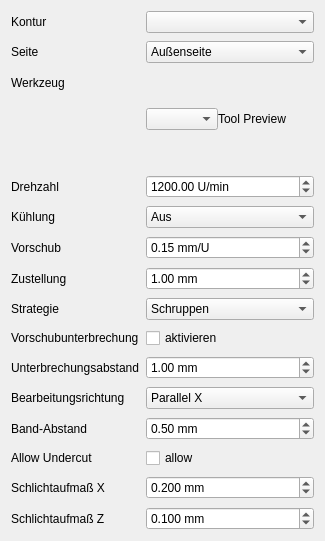
<?xml version='1.0' encoding='UTF-8'?>
<ui version="4.0">
 <class>tabParting</class>
 <widget class="QWidget" name="tabParting">
  <attribute name="title">
   <string>Abspanen</string>
  </attribute>
  <layout class="QFormLayout" name="formLayoutParting">
   <property name="verticalSpacing">
    <number>8</number>
   </property>
   <item row="1" column="0">
    <widget class="QLabel" name="label_parting_contour">
     <property name="text">
      <string>Kontur</string>
     </property>
    </widget>
   </item>
   <item row="1" column="1">
    <widget class="QComboBox" name="parting_contour">
     <property name="editable">
      <bool>false</bool>
     </property>
     <property name="insertPolicy">
      <enum>QComboBox::NoInsert</enum>
     </property>
    </widget>
   </item>
   <item row="2" column="0">
    <widget class="QLabel" name="label_parting_side">
     <property name="text">
      <string>Seite</string>
     </property>
    </widget>
   </item>
   <item row="2" column="1">
    <widget class="QComboBox" name="parting_side">
     <item>
      <property name="text">
       <string>Außenseite</string>
      </property>
     </item>
     <item>
      <property name="text">
       <string>Innenseite</string>
      </property>
     </item>
    </widget>
   </item>
   <item row="3" column="0">
    <widget class="QLabel" name="label_parting_tool">
     <property name="text">
      <string>Werkzeug</string>
     </property>
    </widget>
   </item>
   <item row="3" column="1">
    <layout class="QHBoxLayout" name="layout_parting_tool_row">
     <item>
      <widget class="QComboBox" name="parting_tool">
                   </widget>
     </item>
     <item>
      <widget class="QLabel" name="parting_tool_img">
       <property name="minimumSize">
        <size>
         <width>96</width>
         <height>96</height>
        </size>
       </property>
       <property name="text">
        <string>Tool Preview</string>
       </property>
      </widget>
     </item>
    </layout>
   </item>
   <item row="4" column="0">
    <widget class="QLabel" name="label_parting_spindle">
     <property name="text">
      <string>Drehzahl</string>
     </property>
    </widget>
   </item>
   <item row="4" column="1">
    <widget class="QDoubleSpinBox" name="parting_spindle">
     <property name="suffix">
      <string> U/min</string>
     </property>
     <property name="maximum">
      <double>30000.000000000000000</double>
     </property>
     <property name="value">
      <double>1200.000000000000000</double>
     </property>
    </widget>
   </item>
   <item row="5" column="0">
    <widget class="QLabel" name="label_parting_coolant">
     <property name="text">
      <string>Kühlung</string>
     </property>
    </widget>
   </item>
   <item row="5" column="1">
    <widget class="QComboBox" name="parting_coolant">
     <item>
      <property name="text">
       <string>Aus</string>
      </property>
     </item>
     <item>
      <property name="text">
       <string>Ein</string>
      </property>
     </item>
    </widget>
   </item>
   <item row="6" column="0">
    <widget class="QLabel" name="label_parting_feed">
     <property name="text">
      <string>Vorschub</string>
     </property>
    </widget>
   </item>
   <item row="6" column="1">
    <widget class="QDoubleSpinBox" name="parting_feed">
     <property name="suffix">
      <string> mm/U</string>
     </property>
     <property name="maximum">
      <double>1000.000000000000000</double>
     </property>
     <property name="value">
      <double>0.150000000000000</double>
     </property>
    </widget>
   </item>
   <item row="7" column="0">
    <widget class="QLabel" name="label_parting_depth">
     <property name="text">
      <string>Zustellung</string>
     </property>
    </widget>
   </item>
   <item row="7" column="1">
    <widget class="QDoubleSpinBox" name="parting_depth_per_pass">
     <property name="suffix">
      <string> mm</string>
     </property>
     <property name="maximum">
      <double>1000.000000000000000</double>
     </property>
     <property name="value">
      <double>1.000000000000000</double>
     </property>
    </widget>
   </item>
   <item row="8" column="0">
    <widget class="QLabel" name="label_parting_mode">
     <property name="text">
      <string>Strategie</string>
     </property>
    </widget>
   </item>
   <item row="8" column="1">
    <widget class="QComboBox" name="parting_mode">
     <item>
      <property name="text">
       <string>Schruppen</string>
      </property>
     </item>
     <item>
      <property name="text">
       <string>Schlichten</string>
      </property>
     </item>
     <item>
      <property name="text">
       <string>Schruppen + Schlichten</string>
      </property>
     </item>
    </widget>
   </item>
   <item row="9" column="0">
    <widget class="QLabel" name="label_parting_pause">
     <property name="text">
      <string>Vorschubunterbrechung</string>
     </property>
    </widget>
   </item>
   <item row="9" column="1">
    <widget class="QCheckBox" name="parting_pause_enabled">
     <property name="text">
      <string>aktivieren</string>
     </property>
    </widget>
   </item>
   <item row="10" column="0">
    <widget class="QLabel" name="label_parting_pause_distance">
     <property name="text">
      <string>Unterbrechungsabstand</string>
     </property>
    </widget>
   </item>
   <item row="10" column="1">
    <widget class="QDoubleSpinBox" name="parting_pause_distance">
     <property name="suffix">
      <string> mm</string>
     </property>
     <property name="maximum">
      <double>1000.000000000000000</double>
     </property>
     <property name="value">
      <double>1.000000000000000</double>
     </property>
    </widget>
   </item>
   <item row="11" column="0">
    <widget class="QLabel" name="label_parting_slice_strategy">
     <property name="text">
      <string>Bearbeitungsrichtung</string>
     </property>
    </widget>
   </item>
   <item row="11" column="1">
    <widget class="QComboBox" name="parting_slice_strategy">
     <property name="toolTip">
      <string>Wähle Bearbeitungsrichtung: Parallel X oder Parallel Z</string>
     </property>
     <property name="whatsThis">
      <string>Wählt die Bearbeitungsrichtung für Schruppschnitte: Parallel X oder Parallel Z</string>
     </property>
     <item>
      <property name="text">
       <string>Parallel X</string>
      </property>
     </item>
     <item>
      <property name="text">
       <string>Parallel Z</string>
      </property>
     </item>
    </widget>
   </item>
   <item row="12" column="0">
    <widget class="QLabel" name="label_parting_slice_step">
     <property name="visible">
      <bool>false</bool>
     </property>
     <property name="text">
      <string>Band-Abstand</string>
     </property>
    </widget>
   </item>
   <item row="12" column="1">
    <widget class="QDoubleSpinBox" name="parting_slice_step">
     <property name="visible">
      <bool>false</bool>
     </property>
     <property name="toolTip">
      <string>Abstand zwischen X/Z-Bändern (mm) — Abstand zwischen den Bändern</string>
     </property>
     <property name="whatsThis">
      <string>Abstand zwischen X/Z-Bändern (mm)</string>
     </property>
     <property name="suffix">
      <string> mm</string>
     </property>
     <property name="maximum">
      <double>100.000000000000000</double>
     </property>
     <property name="value">
      <double>0.500000000000000</double>
     </property>
    </widget>
   </item>
   <item row="13" column="0">
    <widget class="QLabel" name="label_parting_allow_undercut">
     <property name="text">
      <string>Allow Undercut</string>
     </property>
    </widget>
   </item>
   <item row="13" column="1">
    <widget class="QCheckBox" name="parting_allow_undercut">
     <property name="toolTip">
      <string>Allow undercuts (cuts that go beyond the contour)</string>
     </property>
     <property name="whatsThis">
      <string>Allow undercuts (cuts that go beyond the contour)</string>
     </property>
     <property name="text">
      <string>allow</string>
     </property>
    </widget>
   </item>
   <item row="14" column="0">
    <widget class="QLabel" name="label_parting_finish_allow_x">
     <property name="text">
      <string>Schlichtaufmaß X</string>
     </property>
    </widget>
   </item>
   <item row="14" column="1">
    <widget class="QDoubleSpinBox" name="parting_finish_allow_x">
     <property name="toolTip">
      <string>Schlichtaufmaß in X-Richtung (Durchmesser) für Schruppbearbeitung</string>
     </property>
     <property name="suffix">
      <string> mm</string>
     </property>
     <property name="decimals">
      <number>3</number>
     </property>
     <property name="minimum">
      <double>0.000000000000000</double>
     </property>
     <property name="maximum">
      <double>10.000000000000000</double>
     </property>
     <property name="singleStep">
      <double>0.050000000000000</double>
     </property>
     <property name="value">
      <double>0.200000000000000</double>
     </property>
    </widget>
   </item>
   <item row="15" column="0">
    <widget class="QLabel" name="label_parting_finish_allow_z">
     <property name="text">
      <string>Schlichtaufmaß Z</string>
     </property>
    </widget>
   </item>
   <item row="15" column="1">
    <widget class="QDoubleSpinBox" name="parting_finish_allow_z">
     <property name="toolTip">
      <string>Schlichtaufmaß in Z-Richtung für Schruppbearbeitung</string>
     </property>
     <property name="suffix">
      <string> mm</string>
     </property>
     <property name="decimals">
      <number>3</number>
     </property>
     <property name="minimum">
      <double>0.000000000000000</double>
     </property>
     <property name="maximum">
      <double>10.000000000000000</double>
     </property>
     <property name="singleStep">
      <double>0.050000000000000</double>
     </property>
     <property name="value">
      <double>0.100000000000000</double>
     </property>
    </widget>
   </item>
  </layout>
 </widget>
 <customwidgets>
  <customwidget>
   <class>LathePreviewWidget</class>
   <extends>QWidget</extends>
   <header>lathe_easystep_handler</header>
  </customwidget>
 </customwidgets>
 <resources />
 <connections />
</ui>
